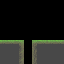

The image is a tile-based game level rendered from a .tmx file. Its description and complete source (layers, tilesets, objects, tile grids) follow:
An orthogonal 8x8 tile map with 8x8 px tiles, 2 tile layers (foreground, flagmap), 2 tilesets.

<map version="1.0" orientation="orthogonal" renderorder="right-down" width="8" height="8" tilewidth="8" tileheight="8" nextobjectid="1">
 <tileset firstgid="1" name="ztiles-foreground" tilewidth="8" tileheight="8" tilecount="512" columns="16">
  <image source="ztiles-foreground.png" trans="ff00ff" width="128" height="128" />
 </tileset>
 <tileset firstgid="513" name="tiled-collission" tilewidth="8" tileheight="8" tilecount="64" columns="16">
  <image source="../../../tools/assetmanager/tiled-collission.png" trans="ff00ff" width="128" height="32" />
 </tileset>
 <layer name="foreground" width="8" height="8">
  <data encoding="csv">
0,0,0,0,0,0,0,0,
0,0,0,0,0,0,0,0,
0,0,0,0,0,0,0,0,
0,0,0,0,0,0,0,0,
0,0,0,0,0,0,0,0,
1,2,4,0,5,2,1,2,
17,17,19,0,21,17,17,17,
17,17,19,0,21,17,17,17
</data>
 </layer>
 <layer name="flagmap" width="8" height="8">
  <data encoding="csv">
0,0,0,0,0,0,0,0,
0,0,0,0,0,0,0,0,
0,0,0,0,0,0,0,0,
0,0,0,0,0,0,0,0,
0,0,0,0,0,0,0,0,
513,513,513,0,513,513,513,513,
513,513,513,0,513,513,513,513,
513,513,513,0,513,513,513,513
</data>
 </layer>
</map>
